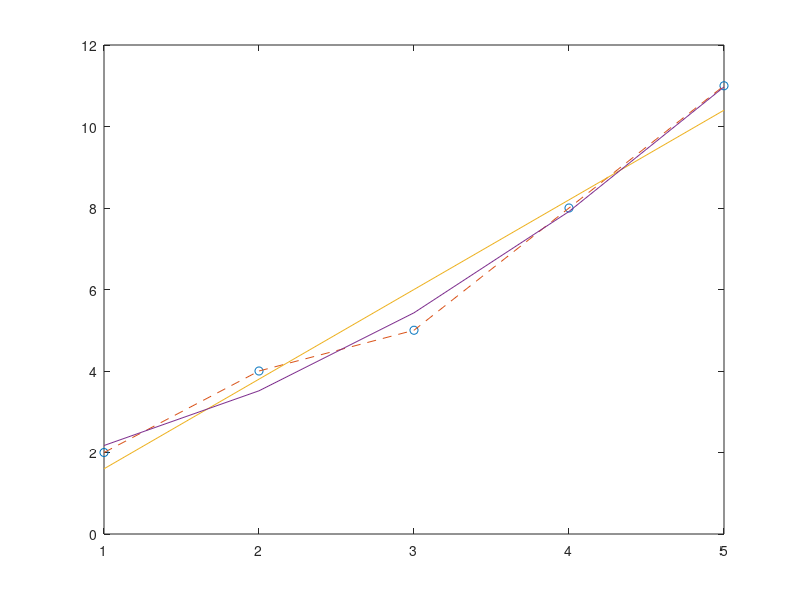

The MATLAB script that drew this image:
p=[1 5 0 25];

a=polyval(p,1);
b=polyval(p,5);
r=roots(p);
q=poly(r);
q=[1 1 0];
p+[0 q];
conv(p,q);
deconv(p,q);
x=[1 2 3 4 5];y=[2,4,5,8,11];
plot(x,y,"o",x,y,"--")
p=polyfit(x,y,1);
q=polyfit(x,y,2);
hold on
p1=polyval(p,x);
plot(x,p1);
q2=polyval(q,x);
hold on
plot(x,q2);
%interpolation linear spine pchip 
y5=interp1(x,y,4.5,"linear")
y6=interp1(x,y,4.5,"pchip")
y7=interp1(x,y,4.5,"spline")


